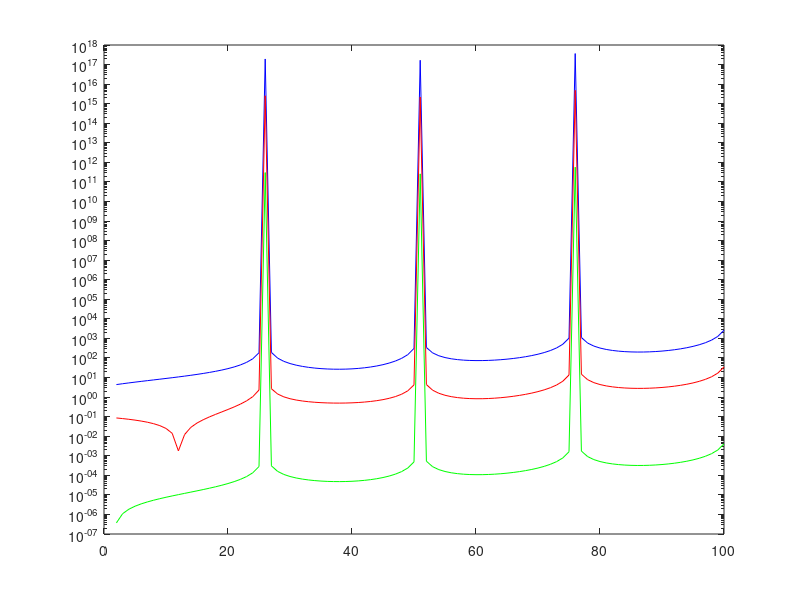

The MATLAB source for this figure:
% Comparison of Euler Method, Modified Euler method, and Range-kutta method
clear all
close all
clc

h = 0.01;
x = 0:h:1;
y(1)=0;
z(1)=0;
rk(1)=0;
for i=1:(1/h)
    k(i)=x(i)+0.5*h;
    l(i)=x(i)+h;
    f(i) = (pi*cos(4*pi*x(i))- sin(4*pi*x(i)))* exp(-4*x(i));%EU
    s(i) = (pi*cos(4*pi*x(i+1))- sin(4*pi*x(i+1)))* exp(-4*x(i+1));%MEU
    
    c(i) = (pi*cos(4*pi*k(i))- sin(4*pi*k(i)))* exp(-4*k(i));%RK4
    d(i) = (pi*cos(4*pi*l(i))- sin(4*pi*l(i)))* exp(-4*l(i));%RK4
    
    y(i+1)=y(i)+h*f(i);%EU
    z(i+1)=z(i)+0.5*h*(f(i)+s(i));%MEU
    
    r1(i)=h*f(i);
    r23(i)=h*c(i);
    r4(i)=h*d(i);  
    rk(i+1)=rk(i)+(1/6)*r1(i)+(2/3)*r23(i)+(1/6)*r4(i);
    func(i) = 0.25*sin((4*pi)*x(i))*exp((-4)*x(i));%Actual
    erroreu(i) = abs((y(i)-func(i))*100/func(i));
    errormeu(i) = abs((z(i)-func(i))*100/func(i));
    errorrk(i)= abs((rk(i)-func(i))*100/func(i));
end
i=1:(1/h);
figure(1);
semilogy(i,erroreu(i),'b');
hold on;
semilogy(i,errormeu(i),'r');
semilogy(i,errorrk(i),'g')